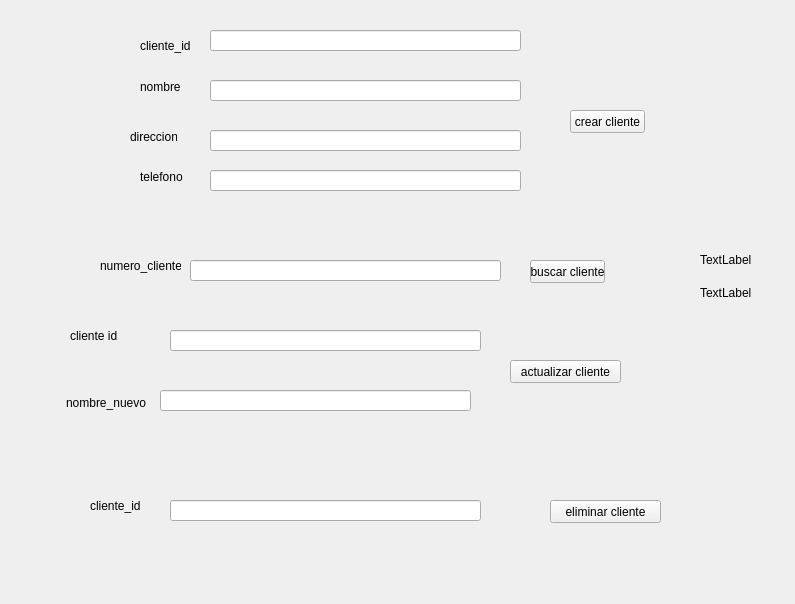
<?xml version="1.0" encoding="UTF-8"?>
<ui version="4.0">
 <class>Form</class>
 <widget class="QWidget" name="Form">
  <property name="geometry">
   <rect>
    <x>0</x>
    <y>0</y>
    <width>795</width>
    <height>604</height>
   </rect>
  </property>
  <property name="windowTitle">
   <string>Form</string>
  </property>
  <widget class="QLabel" name="label">
   <property name="geometry">
    <rect>
     <x>140</x>
     <y>30</y>
     <width>71</width>
     <height>31</height>
    </rect>
   </property>
   <property name="text">
    <string>cliente_id</string>
   </property>
  </widget>
  <widget class="QLineEdit" name="recibe_numero_cedula">
   <property name="geometry">
    <rect>
     <x>210</x>
     <y>30</y>
     <width>311</width>
     <height>21</height>
    </rect>
   </property>
  </widget>
  <widget class="QPushButton" name="btn_crear_cliente">
   <property name="geometry">
    <rect>
     <x>570</x>
     <y>110</y>
     <width>75</width>
     <height>23</height>
    </rect>
   </property>
   <property name="text">
    <string>crear cliente</string>
   </property>
  </widget>
  <widget class="QLabel" name="label_2">
   <property name="geometry">
    <rect>
     <x>140</x>
     <y>80</y>
     <width>47</width>
     <height>13</height>
    </rect>
   </property>
   <property name="text">
    <string>nombre</string>
   </property>
  </widget>
  <widget class="QLabel" name="label_3">
   <property name="geometry">
    <rect>
     <x>130</x>
     <y>130</y>
     <width>47</width>
     <height>13</height>
    </rect>
   </property>
   <property name="text">
    <string>direccion</string>
   </property>
  </widget>
  <widget class="QLabel" name="label_4">
   <property name="geometry">
    <rect>
     <x>140</x>
     <y>170</y>
     <width>47</width>
     <height>13</height>
    </rect>
   </property>
   <property name="text">
    <string>telefono</string>
   </property>
  </widget>
  <widget class="QLineEdit" name="recibe_nombre_cliente">
   <property name="geometry">
    <rect>
     <x>210</x>
     <y>80</y>
     <width>311</width>
     <height>21</height>
    </rect>
   </property>
  </widget>
  <widget class="QLineEdit" name="recibe_direccion_cliente">
   <property name="geometry">
    <rect>
     <x>210</x>
     <y>130</y>
     <width>311</width>
     <height>21</height>
    </rect>
   </property>
  </widget>
  <widget class="QLineEdit" name="recibe_telefono_cliente">
   <property name="geometry">
    <rect>
     <x>210</x>
     <y>170</y>
     <width>311</width>
     <height>21</height>
    </rect>
   </property>
  </widget>
  <widget class="QLabel" name="label_5">
   <property name="geometry">
    <rect>
     <x>100</x>
     <y>250</y>
     <width>81</width>
     <height>31</height>
    </rect>
   </property>
   <property name="text">
    <string>numero_cliente</string>
   </property>
  </widget>
  <widget class="QLineEdit" name="recibe_cedula_buscar">
   <property name="geometry">
    <rect>
     <x>190</x>
     <y>260</y>
     <width>311</width>
     <height>21</height>
    </rect>
   </property>
  </widget>
  <widget class="QPushButton" name="btn_buscar_cliente">
   <property name="geometry">
    <rect>
     <x>530</x>
     <y>260</y>
     <width>75</width>
     <height>23</height>
    </rect>
   </property>
   <property name="text">
    <string>buscar cliente</string>
   </property>
  </widget>
  <widget class="QPushButton" name="btn_actualizar_cliente">
   <property name="geometry">
    <rect>
     <x>510</x>
     <y>360</y>
     <width>111</width>
     <height>23</height>
    </rect>
   </property>
   <property name="text">
    <string>actualizar cliente</string>
   </property>
  </widget>
  <widget class="QPushButton" name="btn_eliminar_cliente">
   <property name="geometry">
    <rect>
     <x>550</x>
     <y>500</y>
     <width>111</width>
     <height>23</height>
    </rect>
   </property>
   <property name="text">
    <string>eliminar cliente</string>
   </property>
  </widget>
  <widget class="QLabel" name="label_6">
   <property name="geometry">
    <rect>
     <x>70</x>
     <y>320</y>
     <width>81</width>
     <height>31</height>
    </rect>
   </property>
   <property name="text">
    <string>cliente id </string>
   </property>
  </widget>
  <widget class="QLineEdit" name="recibe_cedula_actualizar">
   <property name="geometry">
    <rect>
     <x>170</x>
     <y>330</y>
     <width>311</width>
     <height>21</height>
    </rect>
   </property>
  </widget>
  <widget class="QLabel" name="label_7">
   <property name="geometry">
    <rect>
     <x>66</x>
     <y>392</y>
     <width>81</width>
     <height>21</height>
    </rect>
   </property>
   <property name="text">
    <string>nombre_nuevo</string>
   </property>
  </widget>
  <widget class="QLineEdit" name="recibe_nombre_cliente_actualizar">
   <property name="geometry">
    <rect>
     <x>160</x>
     <y>390</y>
     <width>311</width>
     <height>21</height>
    </rect>
   </property>
  </widget>
  <widget class="QLabel" name="mostrar_cedula_cliente_buscar">
   <property name="geometry">
    <rect>
     <x>700</x>
     <y>250</y>
     <width>81</width>
     <height>20</height>
    </rect>
   </property>
   <property name="text">
    <string>TextLabel</string>
   </property>
  </widget>
  <widget class="QLabel" name="mostrar_nombre_cliente_buscar">
   <property name="geometry">
    <rect>
     <x>700</x>
     <y>283</y>
     <width>81</width>
     <height>20</height>
    </rect>
   </property>
   <property name="text">
    <string>TextLabel</string>
   </property>
  </widget>
  <widget class="QLineEdit" name="recibe_cedula_eliminar">
   <property name="geometry">
    <rect>
     <x>170</x>
     <y>500</y>
     <width>311</width>
     <height>21</height>
    </rect>
   </property>
  </widget>
  <widget class="QLabel" name="label_8">
   <property name="geometry">
    <rect>
     <x>90</x>
     <y>490</y>
     <width>71</width>
     <height>31</height>
    </rect>
   </property>
   <property name="text">
    <string>cliente_id</string>
   </property>
  </widget>
 </widget>
 <resources/>
 <connections/>
</ui>
